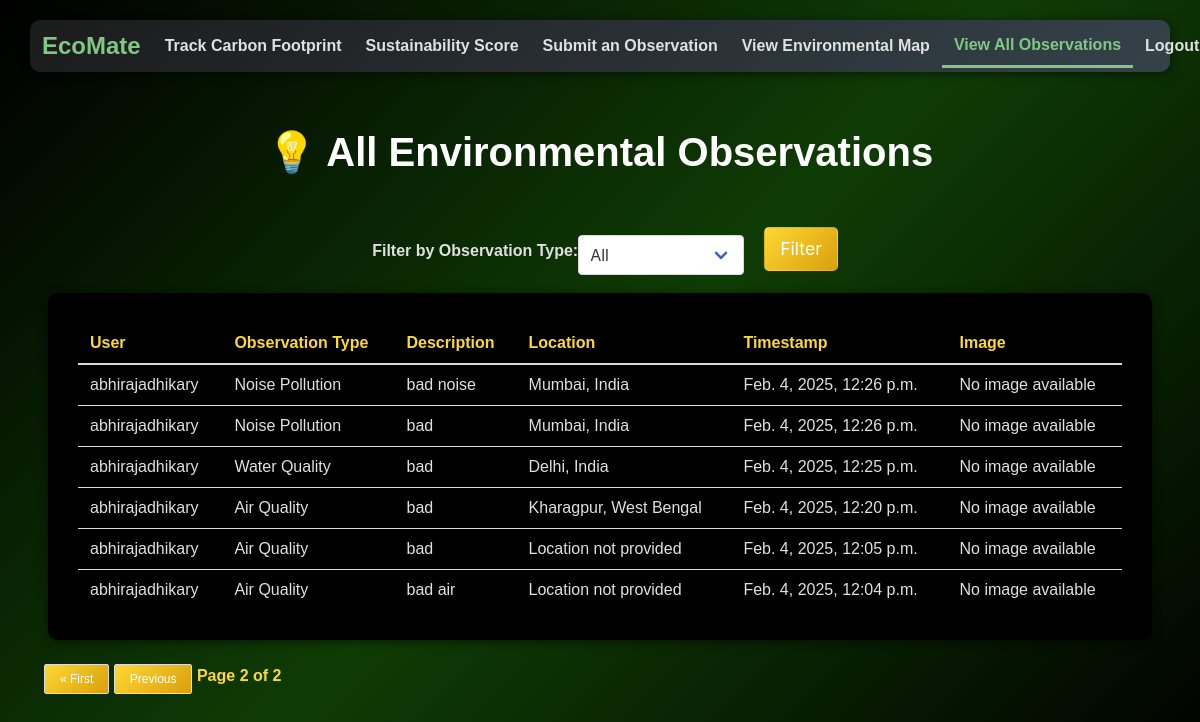
The page /all-observations/?page=2 (signed in) on the database its author committed.
### climate_tracker/models.py (models this page shows, shortened)
class EnvironmentalObservation(models.Model):
    OBSERVATION_TYPES = [
        ('air_quality', 'Air Quality'),
        ('water_quality', 'Water Quality'),
        ('noise_pollution', 'Noise Pollution'),
        ('other', 'Other'),
    ]
    user = models.ForeignKey(User, on_delete=models.CASCADE)
    observation_type = models.CharField(max_length=50, choices=OBSERVATION_TYPES)
    description = models.TextField(blank=True, null=True)
    location = models.CharField(max_length=255, blank=True, null=True)  # User-provided location
    latitude = models.FloatField(null=True, blank=True)  # Automatically generated
    longitude = models.FloatField(null=True, blank=True)  # Automatically generated
    timestamp = models.DateTimeField(auto_now_add=True)
    photo = models.ImageField(upload_to='observations/', blank=True, null=True)

### climate_tracker/views.py (the view)
# urls.py: path('all-observations/', views.all_observations, name='all_observations'),
@login_required
def all_observations(request):
    observations = EnvironmentalObservation.objects.all().order_by('-timestamp')
    observation_type = request.GET.get('type', None)
    if observation_type:
        observations = observations.filter(observation_type=observation_type)
    paginator = Paginator(observations, 10)
    page_number = request.GET.get('page')
    page_obj = paginator.get_page(page_number)
    return render(request, 'all_observations.html', {'page_obj': page_obj})

### climate_tracker/templates/all_observations.html (shortened to what this page needs)
{% extends "base.html" %}
{% block content %}
<h1 class="title">💡 All Environmental Observations</h1>
<div class="field">
    <label class="label">Filter by Observation Type:</label>
    <div class="control">
        <form method="get">
            <div class="select">
                <select name="type">
                    <option value="">All</option>
                </select>
            </div>
            <button class="button is-primary mt-2" type="submit">Filter</button>
        </form>
    </div>
</div>
<div class="box">
    {% if page_obj %}
        <table class="table is-fullwidth">
            <thead>
                <tr>
                    <th style="color: #fdd835;">User</th>
                    <th style="color: #fdd835;">Observation Type</th>
                    <th style="color: #fdd835;">Description</th>
                    <th style="color: #fdd835;">Location</th>
                    <th style="color: #fdd835;">Timestamp</th>
                    <th style="color: #fdd835;">Image</th>
                </tr>
            </thead>
            <tbody>
                {% for obs in page_obj %}
                    <tr>
                        <td>{{ obs.user.username }}</td>
                        <td>{{ obs.get_observation_type_display }}</td>
                        <td>{{ obs.description|default:"No description provided" }}</td>
                        <td>{{ obs.location|default:"Location not provided" }}</td>
                        <td>{{ obs.timestamp }}</td>
                        <td class="image-container">
                            {% if obs.photo %}
                                <img src="{{ obs.photo.url }}" alt="Observation Image">
                            {% else %}
                                <p>No image available</p>
                            {% endif %}
                        </td>
                    </tr>
                {% endfor %}
            </tbody>
        </table>
    {% else %}
        <p>No observations found.</p>
    {% endif %}
</div>
<div class="pagination">
    <span class="step-links">
        {% if page_obj.has_previous %}
            <a href="?page=1{% if request.GET.type %}&type={{ request.GET.type }}{% endif %}" class="button is-small">&laquo; First</a>
            <a href="?page={{ page_obj.previous_page_number }}{% if request.GET.type %}&type={{ request.GET.type }}{% endif %}" class="button is-small">Previous</a>
        {% endif %}
        <span class="current">
            Page {{ page_obj.number }} of {{ page_obj.paginator.num_pages }}
        </span>
    </span>
</div>
{% endblock %}

### climate_tracker/templates/base.html (shortened to what this page needs)
<!DOCTYPE html>
<html lang="en">
<head>
    <link rel="stylesheet" href="https://cdn.jsdelivr.net/npm/bulma@0.9.4/css/bulma.min.css">
</head>
<body>
    <nav class="navbar" role="navigation" aria-label="main navigation">
        <div class="navbar-brand">
            <a class="navbar-item" href="{% url 'home' %}">
                <strong>EcoMate</strong>
            </a>
        </div>
        <div id="navbarMenu" class="navbar-menu">
            <div class="navbar-start">
                <a class="navbar-item {% if request.resolver_match.url_name == 'track_carbon' %}is-active{% endif %}" href="{% url 'track_carbon' %}">Track Carbon Footprint</a>
                <a class="navbar-item {% if request.resolver_match.url_name == 'calculate_sustainability' %}is-active{% endif %}" href="{% url 'calculate_sustainability' %}">Sustainability Score</a>
                <a class="navbar-item {% if request.resolver_match.url_name == 'submit_observation' %}is-active{% endif %}" href="{% url 'submit_observation' %}">Submit an Observation</a>
                <a class="navbar-item {% if request.resolver_match.url_name == 'map_view' %}is-active{% endif %}" href="{% url 'map_view' %}">View Environmental Map</a>
                <a class="navbar-item {% if request.resolver_match.url_name == 'all_observations' %}is-active{% endif %}" href="{% url 'all_observations' %}">View All Observations</a>
            </div>
            <div class="navbar-end">
                {% if user.is_authenticated %}
                    <a class="navbar-item last {% if request.resolver_match.url_name == 'logout' %}is-active{% endif %}" href="{% url 'logout' %}">Logout</a>
                {% else %}
                    <a class="navbar-item {% if request.resolver_match.url_name == 'login' %}is-active{% endif %}" href="{% url 'login' %}">Login</a>
                    <!--<a class="navbar-item navbar-button-link {% if request.resolver_match.url_name == 'register' %}is-active{% endif %}"
   href="{% url 'register' %}">
   Register
</a> -->
                {% endif %}
            </div>
        </div>
    </nav>
    <section class="section">
        <div class="container">
            {% block content %}
            {% endblock %}
        </div>
    </section>
</body>
</html>

### climate_tracker/templates/base.html (style rules this page uses)
.navbar { position: fixed; top: 20px; left: 50%; transform: translateX(-50%); width: 95%; max-width: 1200px; background: linear-gradient(135deg, #1b1b1b, #35424a); box-shadow: 0 2px 10px rgba(0, 0, 0, 0.5); border-radius: 10px; z-index: 1000; }
.section { padding-top: 100px; display: flex; justify-content: center; }
.container { max-width: 1200px; }
.navbar-item.is-active { border-bottom: 3px solid #81c784; color: #81c784 !important; background-color: rgba(129, 199, 132, 0.1); }
.navbar-item, .navbar-link { color: #e0e0e0 !important; font-weight: bold; transition: background-color 0.4s ease, color 0.4s ease; }
.navbar-brand strong { color: #81c784; font-size: 1.5em; }
.navbar-menu { background-color: transparent; display: flex; justify-content: space-between; align-items: center; flex-wrap: wrap; }
.navbar-end { display: flex; align-items: center; }

### climate_tracker/templates/all_observations.html (style rules this page uses)
html, body { margin: 0; padding: 0; min-height: 100vh; }
.navbar { margin-top: 0; }
body { background: linear-gradient(135deg, rgb(0, 0, 0), rgb(15, 60, 5), rgb(0, 0, 0)); color: #e0e0e0; font-family: Arial, sans-serif; }
h1.title { color: #fff; font-size: 2.5em; padding: 30px; text-align: center; font-weight: bold; }
.field { display: flex; justify-content: center; align-items: center; margin-bottom: 20px; }
.control form { display: flex; gap: 10px; align-items: center; }
.label { color: #e0e0e0; font-weight: bold; }
.box { background: black; border-radius: 10px; padding: 30px; box-shadow: 0 2px 10px rgba(0, 0, 0, 0.5); color: #e0e0e0; }
.mt-2 { bottom: 10px; left: 10px; }
.table { background: transparent; color: #e0e0e0; }
.table th { background-color: transparent; color: #ffffff; }
.table td { background-color: transparent; }
.table tr:nth-child(even) { background-color: transparent; }
.button { background: linear-gradient(135deg, #fdd835, rgb(217, 159, 11)); color: rgb(255, 255, 255); border-radius: 5px; padding: 8px 15px; font-size: 1.1em; transition: transform 0.3s ease, background-color 0.3s ease; }
.pagination .current { color: #fdd835; font-weight: bold; }
select { background-color: transparent; color: #e0e0e0; border: 1px solid #bbb; border-radius: 5px; padding: 5px; }

### rows shown on the page
EnvironmentalObservation: user.username "abhirajadhikary", observation_type "Noise Pollution", description "bad noise", location "Mumbai, India", timestamp "Feb. 4, 2025, 12:26 p.m.", photo "No image available"
EnvironmentalObservation: user.username "abhirajadhikary", observation_type "Noise Pollution", description "bad", location "Mumbai, India", timestamp "Feb. 4, 2025, 12:26 p.m.", photo "No image available"
EnvironmentalObservation: user.username "abhirajadhikary", observation_type "Water Quality", description "bad", location "Delhi, India", timestamp "Feb. 4, 2025, 12:25 p.m.", photo "No image available"
EnvironmentalObservation: user.username "abhirajadhikary", observation_type "Air Quality", description "bad", location "Kharagpur, West Bengal", timestamp "Feb. 4, 2025, 12:20 p.m.", photo "No image available"
EnvironmentalObservation: user.username "abhirajadhikary", observation_type "Air Quality", description "bad", location "Location not provided", timestamp "Feb. 4, 2025, 12:05 p.m.", photo "No image available"
EnvironmentalObservation: user.username "abhirajadhikary", observation_type "Air Quality", description "bad air", location "Location not provided", timestamp "Feb. 4, 2025, 12:04 p.m.", photo "No image available"

### other values the page prints
{{ page_obj.number }} "2"
{{ page_obj.paginator.num_pages }} "2"
